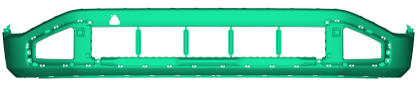
#> input picture code/25M1710D_front.png, 418 x 87 px
$ python diff.py
#> lines starting #> are read from the running program, lines starting #| are printed output that depends on the picture; after the words box and inside, x2 and y2 are one past the last pixel; in counts of white or black regions, pixels touching at a corner belong together
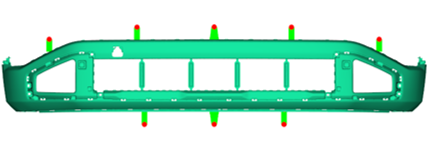
#> input picture code/25M1710D_front_gates.png, 438 x 142 px
import cv2
import numpy as np
import matplotlib.pyplot as plt


def align_images(img_ref, img_mov, max_features=500, good_match_percent=0.15):
    # Convert to grayscale if needed
#> called with max_features = 500, good_match_percent = 0.15
    img1_gray = cv2.cvtColor(img_ref, cv2.COLOR_BGR2GRAY) if img_ref.ndim==3 else img_ref
    img2_gray = cv2.cvtColor(img_mov, cv2.COLOR_BGR2GRAY) if img_mov.ndim==3 else img_mov

    # Display input images
    plt.figure(figsize=(10,4))
    plt.suptitle("Input Images", fontsize=16)
    plt.subplot(1,2,1)
    plt.title("Reference (gray)")
    plt.imshow(img1_gray, cmap='gray')
    plt.axis('off')
    plt.subplot(1,2,2)
    plt.title("Moving (gray)")
    plt.imshow(img2_gray, cmap='gray')
    plt.axis('off')
    plt.show()
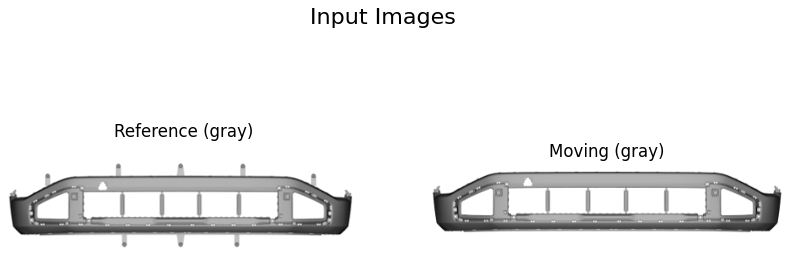
#> figure drawn by matplotlib, 2 panels

    # ORB feature detection
    orb = cv2.ORB_create(max_features)
    k1, d1 = orb.detectAndCompute(img1_gray, None)
#> k1 = 329 keypoints; strongest (x, y, size): (399, 85, 31), (397, 89, 37.2), (399, 89, 31), (399, 82, 31)
    k2, d2 = orb.detectAndCompute(img2_gray, None)
#> k2 = 56 keypoints; strongest (x, y, size): (385, 50, 31), (31, 50, 31), (228, 53, 31), (92, 55, 31)

    # Draw keypoints
    img1_kp = cv2.drawKeypoints(img1_gray, k1, None, color=(0,255,0))
    img2_kp = cv2.drawKeypoints(img2_gray, k2, None, color=(0,255,0))
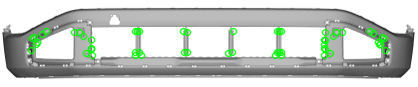
#> img2_kp: shape (87, 418, 3); mean of channels 0, 1, 2 194.1, 201.7, 194.1; drawn as B, G, R
    plt.figure(figsize=(10,4))
    plt.suptitle("Keypoints Detection", fontsize=16)
    plt.subplot(1,2,1)
    plt.title("Ref Keypoints")
    plt.imshow(img1_kp)
    plt.axis('off')
    plt.subplot(1,2,2)
    plt.title("Mov Keypoints")
    plt.imshow(img2_kp)
    plt.axis('off')
    plt.show()

    # Match descriptors
    bf = cv2.BFMatcher(cv2.NORM_HAMMING)
    matches = bf.match(d1, d2)
#> matches = 329 matches
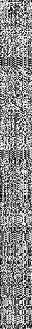
#> d1: shape (329, 32); min 0, max 255, mean 137.3
    matches = sorted(matches, key=lambda x: x.distance)
    num_good = int(len(matches) * good_match_percent)
#> num_good = 49
    matches = matches[:num_good]
#> matches = 49 matches

    # Draw matches
    img_matches = cv2.drawMatches(img1_gray, k1, img2_gray, k2, matches, None, flags=2)
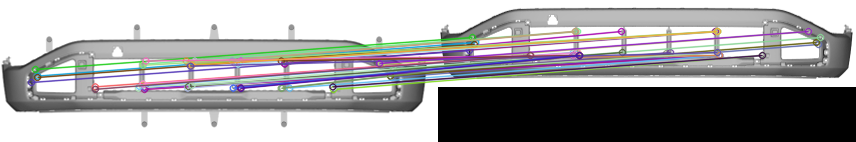
#> img_matches: shape (142, 856, 3); mean of channels 0, 1, 2 163.1, 162, 162.8; drawn as B, G, R
    plt.figure(figsize=(15,6))
    plt.suptitle(f"Top {num_good} Matches", fontsize=16)
    plt.title(f"Top {num_good} Matches")
    plt.imshow(img_matches)
    plt.axis('off')
    plt.show()

    # Extract matched points
    pts1 = np.float32([k1[m.queryIdx].pt for m in matches])
#> pts1 = 49 pairs, first value 31 to 393, second value 60.48 to 89
    pts2 = np.float32([k2[m.trainIdx].pt for m in matches])
#> pts2 = 49 pairs, first value 31 to 382, second value 31 to 55
    if len(pts1) < 4:
        print("Not enough matches for homography.")
        return img_mov  # fallback: not enough matches

    # Homography
    H, _ = cv2.findHomography(pts2, pts1, cv2.RANSAC)
#> H = [[1.02, -0.00601, -0.0329], [0.000397, 1.01, 32.04], [-6.27e-06, -8.65e-05, 1]]
    h, w = img_ref.shape[:2]
#> h = 142; w = 438
    aligned = cv2.warpPerspective(img_mov, H, (w, h))

    # Show aligned image
    plt.figure(figsize=(10,4))
    plt.subplot(1,2,1)
    plt.title("Reference")
    plt.imshow(img_ref if img_ref.ndim==2 else cv2.cvtColor(img_ref, cv2.COLOR_BGR2RGB))
    plt.axis('off')
    plt.subplot(1,2,2)
    plt.title("Aligned Moving")
    plt.imshow(aligned if aligned.ndim==2 else cv2.cvtColor(aligned, cv2.COLOR_BGR2RGB))
    plt.axis('off')
    plt.show()

    return aligned


# [21 lines of commented-out code are left out]


def detect_gate_coords(img_with, img_without, preprocess_blur=1, diff_thresh=30,
                       min_area=20, max_area=5000, morph_kernel=3, use_registration=True):
    # ensure grayscale single-channel numpy arrays
    if img_with.ndim == 3:
        w = cv2.cvtColor(img_with, cv2.COLOR_BGR2GRAY)
    else:
        w = img_with.copy()
    if img_without.ndim == 3:
        wo = cv2.cvtColor(img_without, cv2.COLOR_BGR2GRAY)
    else:
        wo = img_without.copy()

    # optional registration
    if use_registration:
        try:
            aligned = align_images(wo, w)  # align moving=w to ref=wo
            w = cv2.cvtColor(aligned, cv2.COLOR_BGR2GRAY) if aligned.ndim==3 else aligned
        except Exception as e:
            pass

    # normalize / blur
    w = cv2.GaussianBlur(w, (3,3), preprocess_blur)
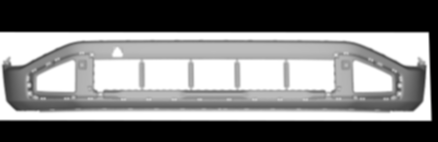
#> w: shape (142, 438); min 0, max 255, mean 122.2
    wo = cv2.GaussianBlur(wo, (3,3), preprocess_blur)

    # absolute difference
    diff = cv2.absdiff(w, wo)

    # threshold
    _, mask = cv2.threshold(diff, diff_thresh, 255, cv2.THRESH_BINARY)
#> mask: shape (142, 438); 42.5% white; 16 white regions (12 under 20 px), largest, box (x1, y1, x2, y2) and area: (0, 0, 438, 142) 26172, (6, 100, 83, 113) 163, (141, 111, 148, 119) 51, (414, 90, 425, 111) 32

    # morphology
    kernel = cv2.getStructuringElement(cv2.MORPH_ELLIPSE, (morph_kernel, morph_kernel))
    mask = cv2.morphologyEx(mask, cv2.MORPH_OPEN, kernel, iterations=1)
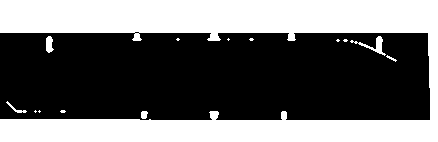
#> mask: shape (142, 438); 41.5% white; 14 white regions (8 under 20 px), largest, box (x1, y1, x2, y2) and area: (0, 0, 438, 142) 25311, (350, 36, 386, 56) 176, (46, 36, 54, 53) 100, (6, 101, 27, 113) 56, (141, 111, 148, 119) 47, (386, 55, 397, 62) 25
    mask = cv2.morphologyEx(mask, cv2.MORPH_CLOSE, kernel, iterations=1)
#> mask: shape (142, 438); 41.5% white; 12 white regions (8 under 20 px)

    # optional refine with Canny of diff
    # edges = cv2.Canny(diff, 50, 150)
    # mask = cv2.bitwise_or(mask, edges)

    # find contours
    contours, _ = cv2.findContours(mask, cv2.RETR_EXTERNAL, cv2.CHAIN_APPROX_SIMPLE)
#> contours = 12 contours, 8 with area under 20; largest, box (x1, y1, x2, y2) and area: (0, 0, 438, 142) 24341, (350, 36, 397, 62) 146, (46, 36, 54, 53) 81, (6, 101, 27, 113) 35
    gate_coords = []
    bboxes = []
    for cnt in contours:
        area = cv2.contourArea(cnt)
        if area < min_area or area > max_area:
            continue
        x, y, w_box, h_box = cv2.boundingRect(cnt)
        M = cv2.moments(cnt)
        if M["m00"] != 0:
            cx = int(M["m10"] / M["m00"])
            cy = int(M["m01"] / M["m00"])
        else:
            cx, cy = x + w_box//2, y + h_box//2
        gate_coords.append((cx, cy))
        bboxes.append((x, y, w_box, h_box))
#> this loop made 12 passes
#> (area, x, y, w_box, h_box, cx, cy) on passes 4, 10, 11: (35, 6, 101, 21, 12, 15, 108), (145.5, 350, 36, 47, 26, 376, 46), (81, 46, 36, 8, 17, 48, 44)
#> area on pass 12: 24341
#> after the loop, bboxes = [(6, 101, 21, 12), (350, 36, 47, 26), (46, 36, 8, 17)]; gate_coords = [(15, 108), (376, 46), (48, 44)]

    return gate_coords, mask, bboxes

# Usage example:
img_with = cv2.imread("25M1710D_front.png", cv2.IMREAD_GRAYSCALE)
img_without = cv2.imread("25M1710D_front_gates.png", cv2.IMREAD_GRAYSCALE)
coords, mask, boxes = detect_gate_coords(img_with, img_without, use_registration=True)
#> coords = [(15, 108), (376, 46), (48, 44)]; boxes has the same summary as bboxes in detect_gate_coords
print("Detected gate coords:", coords)
#| Detected gate coords: [(15, 108), (376, 46), (48, 44)]
cv2.imwrite("diff_mask.png", mask)
